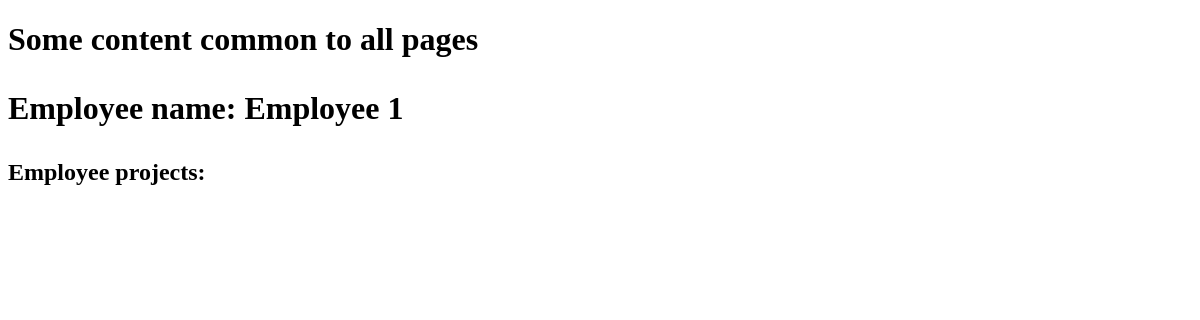
The page /employee/1/ on the database as committed earlier.
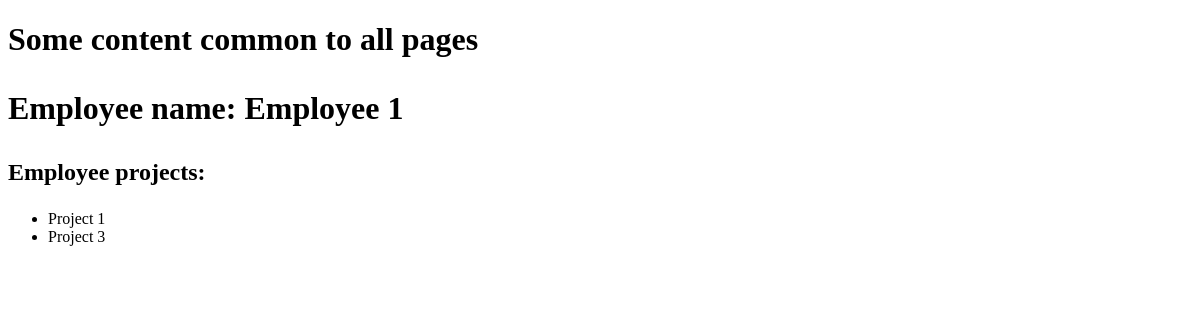
The same page on the database as committed later.
### project/models.py (models this page shows, shortened)
class Project(models.Model):
    project_name = models.CharField(max_length=200)
    description = models.CharField(max_length=200, null=True)
    employees = models.ManyToManyField(Employee)

### employee/forms_view.py (the view)
# urls.py: path('<int:pk>/', forms_view.EmployeeDetailView.as_view(), name='employee_details'),
class EmployeeDetailView(DetailView):
    queryset = Employee.objects.all()

### employee/templates/employee/employee_detail.html
{% extends "base_template.html" %}
{% block content %}
	<h1><p>Employee name: {{ employee.name }}</p></h1>
	<h2><p>Employee projects:</p></h2>
	<ul>
		{% for project in employee.project_set.all %}
		    <li>{{ project.project_name }}</li>
		{% endfor %}
	</ul>
{% endblock %}

Rows that differ between the two databases and show on the page:
added Project: project_name "Project 1"
added Project: project_name "Project 3"
